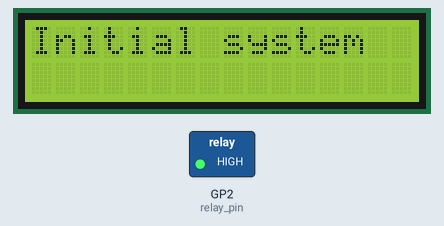
A program run on a simulated Raspberry Pi Pico running MicroPython. Shown: 16×2 character LCD, switched loads named in the program (green lamp = pin HIGH). WiFi joins after 1.5 s; threads take turns every 2 ms; library files of the repository ran but are not shown: lcd_api.py, i2c_lcd.py; pins used as bus, display or sensor lines are not drawn; what the program prints to the serial console is not drawn.

Above: at 0.1 s.
At 2.1 s:
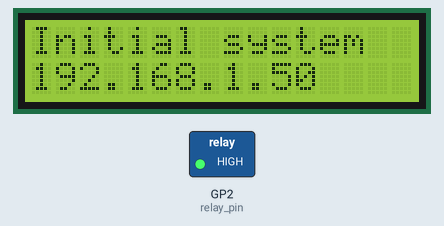

Measured:
- what the display in image 0 shows lasts 2.0 s, from 0.1 s to 2.1 s

The program:

check_wifi.py
```python
import machine
import utime
import _thread
import network
import time
from machine import I2C,Pin
from lcd_api import LcdApi
from i2c_lcd import I2cLcd

thread_lock = _thread.allocate_lock()

#======= initial lcd =======================
I2C_ADDR     = 0x27
I2C_NUM_ROWS = 2
I2C_NUM_COLS = 16
i2c = I2C(0, sda=Pin(0), scl=Pin(1), freq=400000)
lcd = I2cLcd(i2c, I2C_ADDR, I2C_NUM_ROWS, I2C_NUM_COLS)
lcd.clear()
lcd.move_to(0,0)
lcd.putstr("Initial system")
#======== initial relay =======================
relay_pin = Pin(2,Pin.OUT)
relay_pin.value(1)
switch_open_pin = Pin(5,Pin.IN,Pin.PULL_UP)
#========= initial keypad ============
matrix_keys = [['1', '2', '3', 'A'], ['4', '5', '6', 'B'],['7', '8', '9', 'C'],['*', '0', '#', 'D']]
keypad_rows = [8,9,10,11]
keypad_columns = [12,13,15,16]
col_pins = []
row_pins = []
for x in range(0,4):
    row_pins.append(Pin(keypad_rows[x], Pin.OUT))
    row_pins[x].value(1)
    col_pins.append(Pin(keypad_columns[x], Pin.IN, Pin.PULL_DOWN))
    col_pins[x].value(0)


wlan = network.WLAN(network.STA_IF) #  network.WLAN(network.STA_IF)
wlan.active(True)
ssid = 'Praphasawat4'
password = '0659619057'
wlan.connect(ssid, password)

max_wait = 30
while max_wait > 0:
    if wlan.status() < 0 or wlan.status() >= 3:
        break
    max_wait -= 1
    time.sleep(1)

if wlan.status() == 3:
    lcd.move_to(0,1)
    local_ip = wlan.ifconfig()[0]
    lcd.putstr(local_ip)


def wlan_thread():
    global thread_lock
    global wlan
    wlan_thread_timer = time.ticks_ms()
    while True:
        if time.ticks_ms() - wlan_thread_timer >= 1000:
            wlan_thread_timer = time.ticks_ms()
            thread_lock.acquire()
            print(wlan.status())
            thread_lock.release()


_thread.start_new_thread(wlan_thread, ())

main_state = 0
state_timer = time.ticks_ms()
while True:
    if time.ticks_ms() - state_timer >= 700:
        thread_lock.acquire()
        print('OK')
        thread_lock.release()
        state_timer = time.ticks_ms()
```
